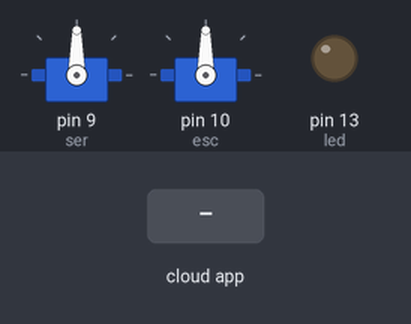
Simulated run of this sketch. Board: Arduino Uno, built with avr-gcc and run on an emulated ATmega328P. Parts: 2 × servo, output pins drawn as LEDs (lit = HIGH). The test bench sets the inputs (shaded band). The ROS host is connected and sends only what is stated.

Above: at 2.2 s.
2.3 s: the phone or cloud app sets linear.x to -100
At 3.5 s:
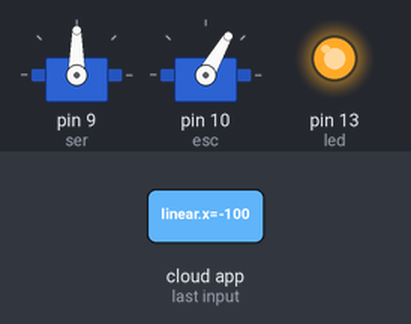
3.8 s: the phone or cloud app sets angular.z to -100
At 4.7 s:
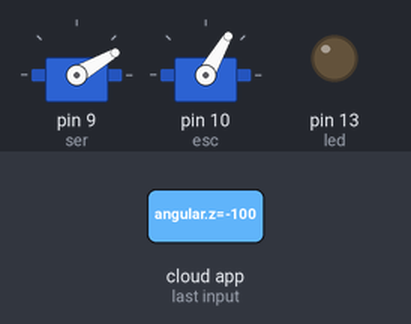
5.3 s: the phone or cloud app sets linear.x to 0
At 5.9 s:
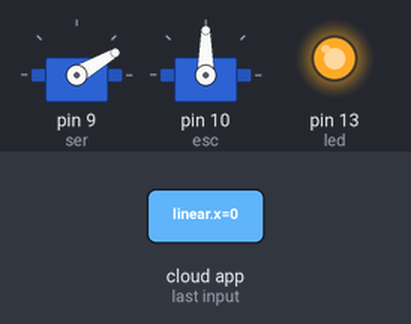
6.8 s: the phone or cloud app sets angular.z to 100
At 8.0 s:
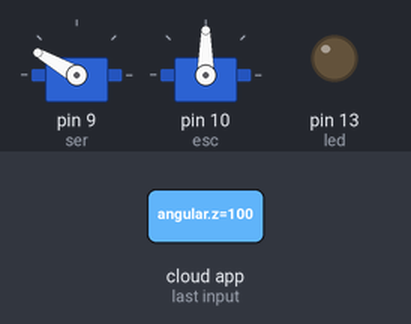
8.3 s: the phone or cloud app sets linear.x to 100
At 9.4 s:
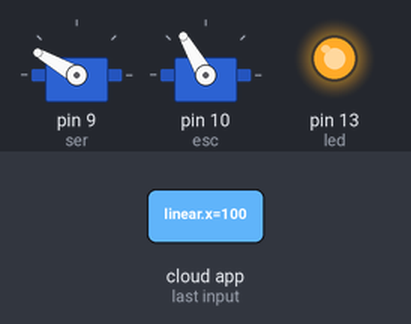
9.8 s: the phone or cloud app sets angular.z to 0
At 10.5 s:
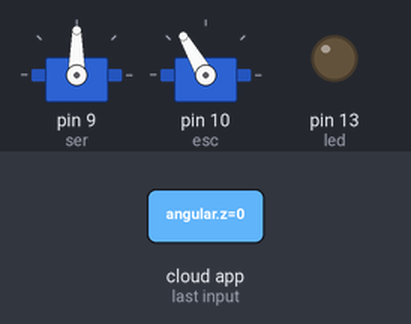
Timing chart, 0 to 12.3 s (numbered marks = the images above; inputs shaded):
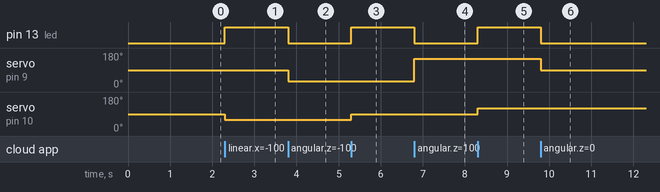

The sketch:

slash_cmd.ino
```cpp
// (licence header left out)
/////////////////////////////////////////////////////////////////
#include "Arduino.h"
#include <Servo.h>
#define USB_USBCON
#include <ros.h>
#include <std_msgs/UInt16.h>
#include <std_msgs/String.h>
#include <std_msgs/Int32.h>
#include <std_msgs/Empty.h>
#include <geometry_msgs/Twist.h>

//////////////////////////////////////////////////////////////////

// Servo objects for PWM control
Servo steeringServo;
Servo electronicSpeedController ;  // The ESC on the TRAXXAS works like a Servo

// ROS
ros::NodeHandle  nodeHandle;
//std_msgs::Int32 str_msg;
std_msgs::String str_msg;
ros::Publisher chatter("arduino_debug_feedback", &str_msg);

//////////////////////////////////////////////////////////////////

// Serial Communication
const int baud_rate = 115200;

// Pins for outputs
const int led = 13;  // LED
const int ser = 9;   // Servo
const int esc = 10;  // ESC

// Hardware min-zero-max range for the steering servo and the TRAXXAS ESC
// arduino pwm-servo lib unit = 0-180 deg angle range corresponding to 544-2400 microseconds pulse-witdh
const int pwm_min_ser = 30  ;
const int pwm_zer_ser = 90  ;
const int pwm_max_ser = 150 ;
const int pwm_min_esc = 0   ;
const int pwm_zer_esc = 90  ;
const int pwm_max_esc = 180 ;

// Conversion
const double  rad2pwm = 60;
const double volt2pwm = 30;

///////////////////////////////////////////////////////////////////

// Convertion function : Command --> PWM
double cmd2pwm (double cmd, double slope, int pmw_min, int pwm_zer, int pwm_max) {
  // Scale and offset
  double pwm_d = cmd * slope + (double) pwm_zer;
  // Rounding and conversion
  int pwm = (int) ( pwm_d + 0.5 );
  // Saturations
  if (pwm < pmw_min) {
    pwm = pmw_min;
  }
  if (pwm > pwm_max) {
    pwm = pwm_max;
  }
  return pwm;
}

///////////////////////////////////////////////////////////////////

// Main Loop
void cmdCallback ( const geometry_msgs::Twist&  twistMsg )
{
  // Steering
  double ser_cmd   = twistMsg.angular.z; //rad
  int ser_pwm      = cmd2pwm( ser_cmd, rad2pwm, pwm_min_ser, pwm_zer_ser, pwm_max_ser) ;

  steeringServo.write(ser_pwm) ;

  // ESC
  double esc_cmd = twistMsg.linear.x; //volt
  int esc_pwm    = cmd2pwm( esc_cmd, volt2pwm, pwm_min_esc, pwm_zer_esc, pwm_max_esc) ;

  electronicSpeedController.write(esc_pwm) ;

  // LED
  digitalWrite(led, HIGH-digitalRead(led));  //toggle led

  // Debug feedback
  char msg[50];
  sprintf(msg, "Servo PWM:%d/180  ESC PWM:%d/180", ser_pwm, esc_pwm);
  str_msg.data = msg;
  chatter.publish( &str_msg );

}

// ROS suscriber
ros::Subscriber<geometry_msgs::Twist> cmdSubscriber("/cmd_vel", &cmdCallback) ;


///////////////////////////////////////////////////////////////////
void setup(){

  // Init LED output
  pinMode(led, OUTPUT);

  // Init PWM output Pins
  steeringServo.attach(ser);
  electronicSpeedController.attach(esc);

  // Init Communication
  Serial.begin(baud_rate);

  // Init ROS
  nodeHandle.initNode();
  // Subscribe to the steering and throttle messages
  nodeHandle.subscribe(cmdSubscriber) ;
  // This can be useful for debugging purposes
  nodeHandle.advertise(chatter);


  // Initialize Steering and ESC cmd to neutral
  steeringServo.write(pwm_zer_ser) ;
  electronicSpeedController.write(pwm_zer_esc) ;

  //
  delay(1000) ;

}

////////////////////////////////////////////////////////////////////
void loop(){
  nodeHandle.spinOnce();
  delay(1);
}
```

Measured:
- after the input at 2.3 s, pin 13 (led): LOW → HIGH at once; servo on pin 10 (esc): 90° → 60° at once
- after the input at 3.8 s, pin 13 (led): HIGH → LOW at once; servo on pin 9 (ser): 90° → 30° at once
- after the input at 5.3 s, pin 13 (led): LOW → HIGH at once; servo on pin 10 (esc): 60° → 90° at once
- after the input at 6.8 s, pin 13 (led): HIGH → LOW at once; servo on pin 9 (ser): 30° → 150° at once
- after the input at 8.3 s, pin 13 (led): LOW → HIGH at once; servo on pin 10 (esc): 90° → 120° at once
- after the input at 9.8 s, pin 13 (led): HIGH → LOW at once; servo on pin 9 (ser): 150° → 90° at once
